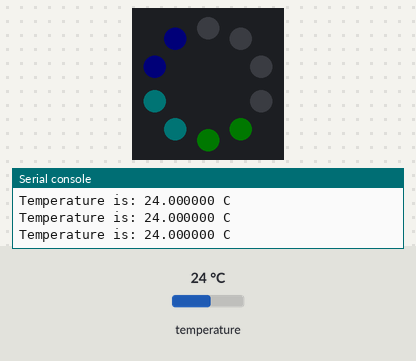
A program run on a simulated Circuit Playground running CircuitPython. Shown: the board's ring of 10 RGB LEDs (number 0 left of the top, counting anticlockwise), the last lines printed to the serial console. The test bench sets the inputs (shaded band); at power-on: temperature 24 °C. Dim RGB values are drawn brighter than linear.

Above: at 1.2 s.
1.3 s: temperature set to 12 °C
At 2.2 s:
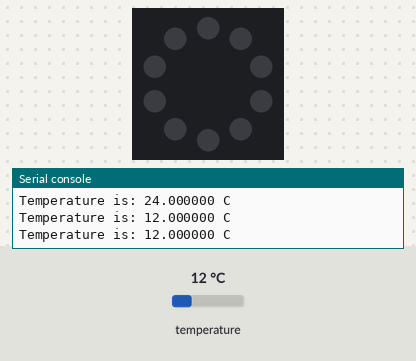
3.0 s: temperature set to 19 °C
At 4.1 s:
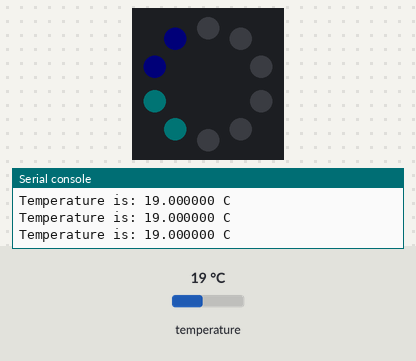
4.5 s: temperature set to 33 °C
At 5.0 s:
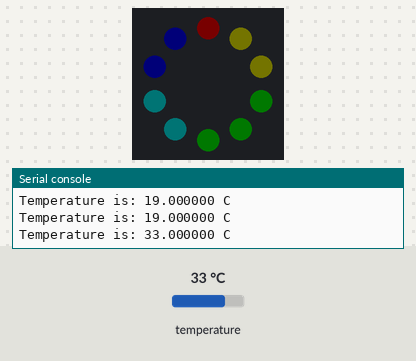
6.0 s: temperature set to 41 °C
At 7.1 s:
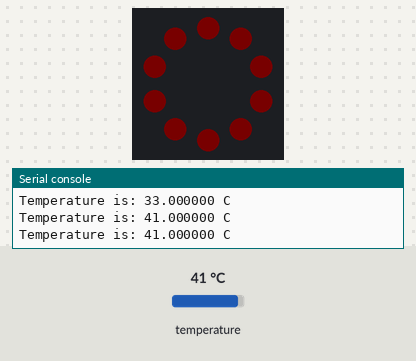
7.6 s: temperature set to 11 °C
At 8.8 s:
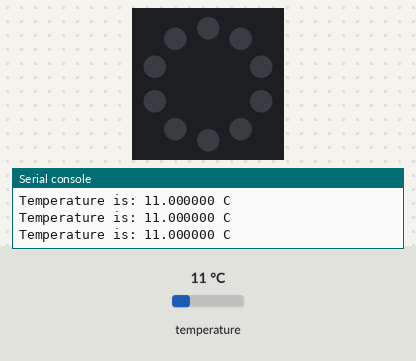
9.1 s: temperature set to 13 °C
At 9.7 s:
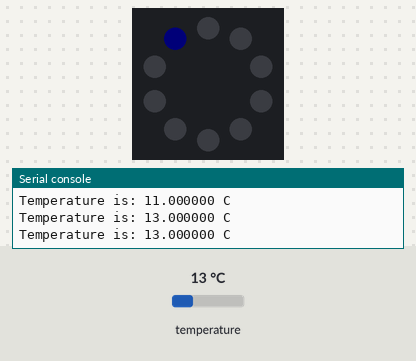
Timing chart, 0 to 11.6 s (numbered marks = the images above; inputs shaded):
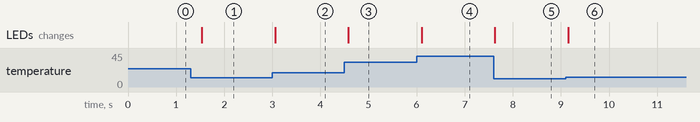

The program:

main.py
```python
import adafruit_thermistor     # import libraries required
import board
import time
import neopixel

thermistor = adafruit_thermistor.Thermistor(board.TEMPERATURE, 10000, 10000, 22, 3950)
pixels = neopixel.NeoPixel(board.NEOPIXEL, 10, brightness=.01)
pixels.fill((0, 0, 0))
pixels.show()

n_pixels = 10            # Number of pixels you are using
mintemp = 12              # For adjustment of graph low
maxtemp = 35             # For adjustment of graph high

def wheel(pos):
    # Input a value 0 to 255 to get a color value.
    # The colours are a transition b - g - r - back to b.
    if (pos < 0) or (pos > 255):
        return (0, 0, 0)
    if (pos < 85):
        return (int(255 - pos*3), 0, int(pos*3))  # blue
    elif (pos < 170):
        pos -= 85
        return (0, int(pos*3), int(255 - pos*3))  # green
    else:
        pos -= 170
        return (int(pos * 3), int(255 - (pos*3)), 0)  # red


def remapRange(value, leftMin, leftMax, rightMin, rightMax):
    # this remaps a value from original (left) range to new (right) range
    # Figure out how 'wide' each range is
    leftSpan = leftMax - leftMin
    rightSpan = rightMax - rightMin

    # Convert the left range into a 0-1 range (int)
    valueScaled = int(value - leftMin) / int(leftSpan)

    # Convert the 0-1 range into a value in the right range.
    return int(rightMin + (valueScaled * rightSpan))

while True:
    print("Temperature is: %f C" % (thermistor.temperature))
    # Store thermistor reading as a variable
    temp = thermistor.temperature
    # Calculate bar height based on adjustable min/max temperature:
    height = n_pixels * (temp - mintemp) / (maxtemp - mintemp)

    # Color pixels based on rainbow gradient
    for i in range(0, len(pixels)):
        if (i >= height):
            pixels[i] = [0, 0, 0]
        elif (temp >= maxtemp):
            pixels[i] = [255, 0, 0]
        else:
            pixels[i] = wheel(remapRange(i, 0, (n_pixels), 85, 255))

    time.sleep(0.5)      # reduces flickering
```

Measured:
- after the input at 1.3 s, the LEDs: change after 0.23 s (image 1)
- after the input at 3.0 s, the LEDs: change after 0.06 s (image 2)
- after the input at 4.5 s, the LEDs: change after 0.08 s (image 3)
- after the input at 6.0 s, the LEDs: change after 0.11 s (image 4)
- after the input at 7.6 s, the LEDs: change at once (image 5)
- after the input at 9.1 s, the LEDs: change after 0.05 s (image 6)
